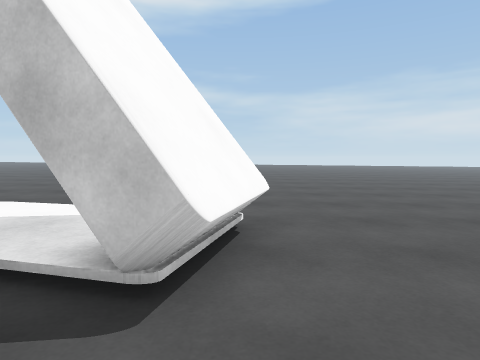
[1] (above)

12 first-person views from a walk through a Unity game level. The camera is 1.2 m above the floor, tilts 4° down and sees 75° across. The floor is counted in squares, 1 m on a side. Each view is taken from the middle of a square. On the plan, view 1 faces up. The plan holds only what a view shows up to about 13 squares ahead; the rest is blank. The place goes on beyond the plan. The player is left out.

[2]
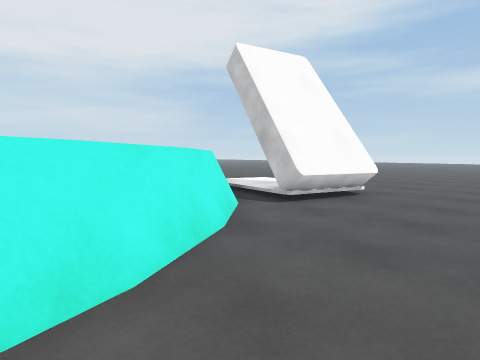

[3]
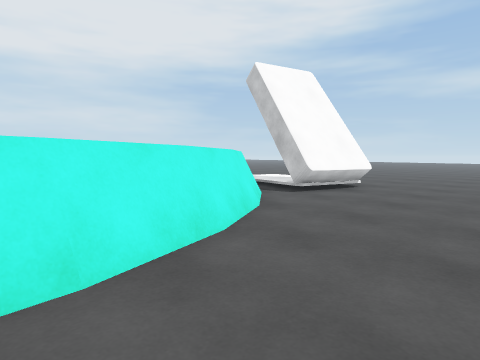

[4]
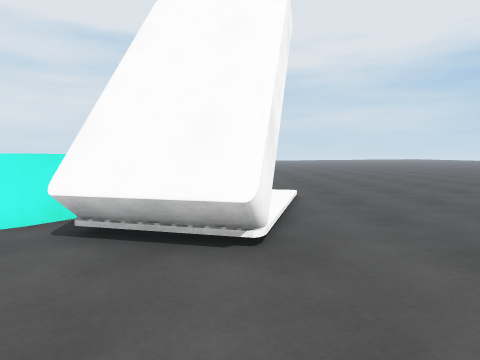

[5]
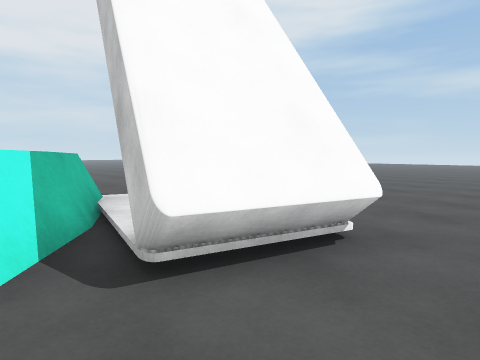

[6]
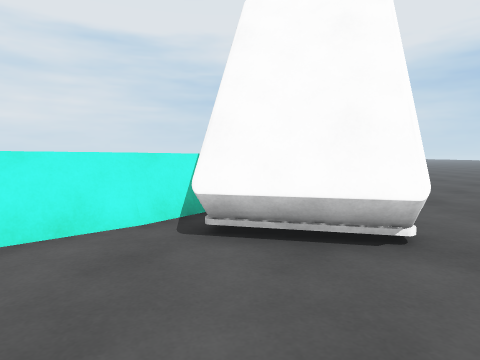

[7]
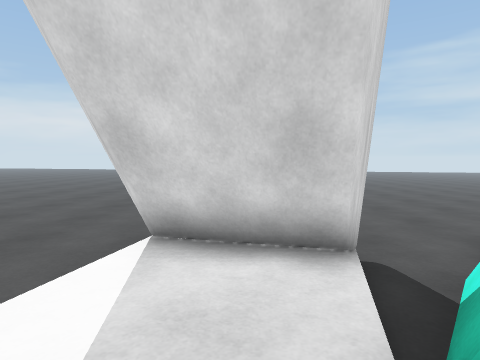

[8]
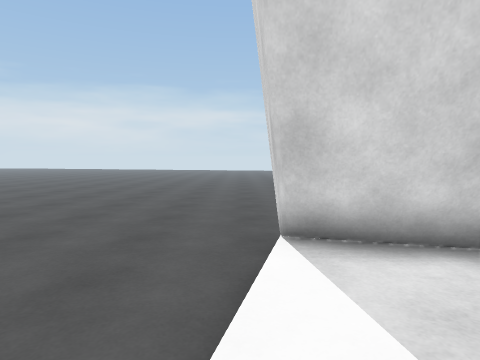

[9]
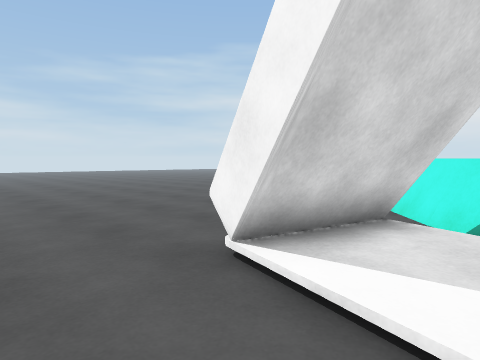

[10]
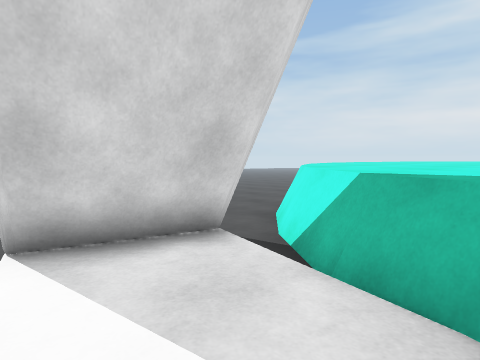

[11]
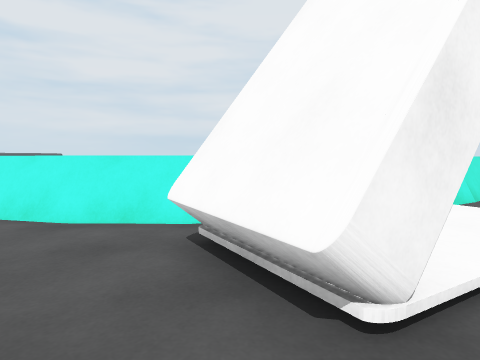

[12]
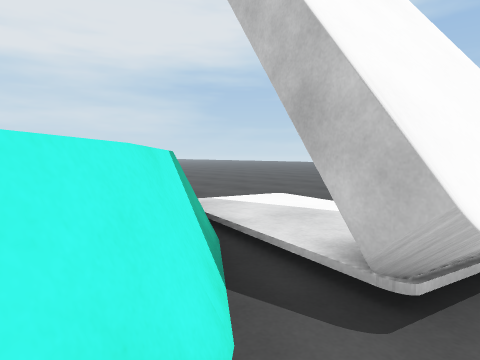

### Floor plan
Key: @ floor where view 1 was taken; # wall or solid block; x gap in a wall; . main floor; : floor 0.25 m higher than the main floor; / step, stairs or slope; = window, fence, low wall or low ledge; ^ raised ledge; O other object.
Columns run from 10 left of view 1 to 6 right of it. Each row starts with its distance up from view 1.
 10  :::::::.........
  9  ::::::..........
  8 ::::::...........
  7 :::::............
  6 :::: :://O.......
  5 ==:.    OOO......
  4 ^^^==:::OOO......
  3     ^^=/OOO......
  2       ^#=O.......
  1       ^^^x.......
  0       ^^^#@......
 -1       ^^^^#......
 -2       ^^^^^=.....
 -3       ^^^^^#.....
 -4        ^^^ ^=....
 -5        ^^ ^^#..
 -6        ^   ^#. .

Where each view was taken, in squares from view 1:
view 1: 0 up, 0 right, facing up
view 2: 4 down, 4 right, facing up-left
view 3: 6 down, 5 right, facing up-left
view 4: 5 up, 4 right, facing left
view 5: 1 up, 2 right, facing up-left
view 6: 3 up, 4 right, facing left
view 7: 4 up, 5 left, facing right
view 8: 6 up, 5 left, facing right
view 9: 8 up, 3 left, facing down-right
view 10: 6 up, 5 left, facing down-right
view 11: 6 up, 2 right, facing down-left
view 12: 0 up, 0 right, facing up-left
